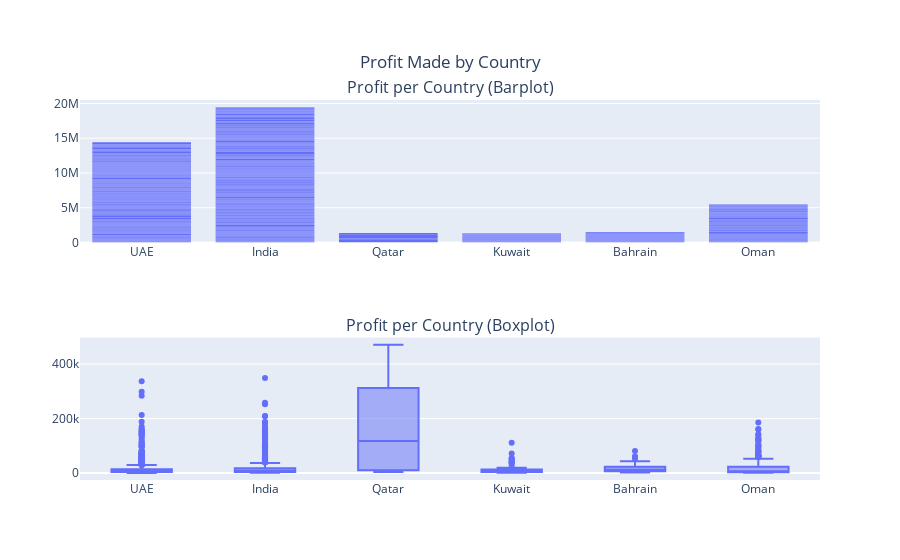

This figure's notebook cell:
### Markdown cell above
Customizing Subplots

### Code cell
# Create subplots
fig = make_subplots(rows=2, cols=1,
                    subplot_titles=("Profit per Country (Barplot)", "Profit per Country (Boxplot)"))
# create plotly express figures
bar = px.bar(data_frame=df, x='Country', y='Profit')
box = px.box(data_frame=df, x='Country', y='Profit')

# Extract the figure
fig.add_trace(bar.data[0], row=1, col=1)
fig.add_trace(box.data[0], row=2, col=1)
fig.update_layout({'title':{'text':'Profit Made by Country', 'x':0.5, 'y':0.9}})

fig.update_traces(opacity=1, marker_line_width=0)
# show the plot
fig.show()

### Figure 1 — Plotly figure (JSON) as saved in the notebook; plotly's stock layout.template omitted (floating-point values rounded to 4 significant figures; data arrays with more than 128 entries replaced by an {"elided": "..."} marker saying what was removed)
{"data": [{"hovertemplate": "Country=%{x}<br>Profit=%{y}<extra></extra>", "legendgroup": "", "marker": {"color": "#636efa", "line": {"width": 0}, "pattern": {"shape": ""}}, "name": "", "opacity": 1, "orientation": "v", "showlegend": false, "textposition": "auto", "type": "bar", "x": {"elided": "2442 str values"}, "xaxis": "x", "y": {"elided": "2442 float values"}, "yaxis": "y"}, {"alignmentgroup": "True", "hovertemplate": "Country=%{x}<br>Profit=%{y}<extra></extra>", "legendgroup": "", "marker": {"color": "#636efa", "line": {"width": 0}}, "name": "", "notched": false, "offsetgroup": "", "opacity": 1, "orientation": "v", "showlegend": false, "type": "box", "x": {"elided": "2442 str values"}, "x0": " ", "xaxis": "x2", "y": {"elided": "2442 float values"}, "y0": " ", "yaxis": "y2"}], "layout": {"annotations": [{"font": {"size": 16}, "showarrow": false, "text": "Profit per Country (Barplot)", "x": 0.5, "xanchor": "center", "xref": "paper", "y": 1, "yanchor": "bottom", "yref": "paper"}, {"font": {"size": 16}, "showarrow": false, "text": "Profit per Country (Boxplot)", "x": 0.5, "xanchor": "center", "xref": "paper", "y": 0.375, "yanchor": "bottom", "yref": "paper"}], "title": {"text": "Profit Made by Country", "x": 0.5, "y": 0.9}, "xaxis": {"anchor": "y", "domain": [0, 1]}, "xaxis2": {"anchor": "y2", "domain": [0, 1]}, "yaxis": {"anchor": "x", "domain": [0.625, 1]}, "yaxis2": {"anchor": "x2", "domain": [0, 0.375]}}}
